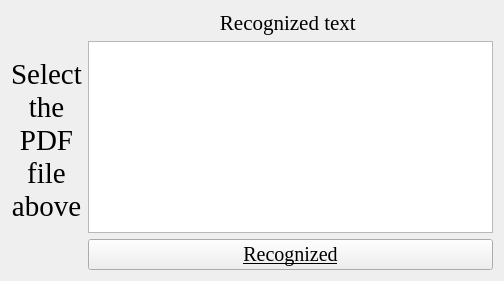
             <widget class="QWidget" name="page_pdf">
              <layout class="QHBoxLayout" name="horizontalLayout_7" stretch="1,7">
               <item>
                <widget class="QLabel" name="label_select_pdf_file">
                 <property name="font">
                  <font>
                   <family>Times New Roman</family>
                   <pointsize>22</pointsize>
                   <weight>50</weight>
                   <italic>false</italic>
                   <bold>false</bold>
                   <underline>false</underline>
                  </font>
                 </property>
                 <property name="layoutDirection">
                  <enum>Qt::LeftToRight</enum>
                 </property>
                 <property name="styleSheet">
                  <string notr="true">QLabel {
            transform: rotate(90deg); /* Поворачивает текст на 90 градусов */
            transform-origin: left bottom; /* Устанавливает точку поворота */
}</string>
                 </property>
                 <property name="text">
                  <string>&lt;html&gt;&lt;head/&gt;&lt;body&gt;&lt;p align=&quot;center&quot;&gt;Select the PDF file above&lt;/p&gt;&lt;/body&gt;&lt;/html&gt;</string>
                 </property>
                 <property name="scaledContents">
                  <bool>false</bool>
                 </property>
                 <property name="alignment">
                  <set>Qt::AlignCenter</set>
                 </property>
                 <property name="wordWrap">
                  <bool>true</bool>
                 </property>
                </widget>
               </item>
               <item>
                <layout class="QVBoxLayout" name="verticalLayout_13">
                 <item>
                  <widget class="QLabel" name="label_4">
                   <property name="font">
                    <font>
                     <family>Times New Roman</family>
                     <pointsize>16</pointsize>
                    </font>
                   </property>
                   <property name="text">
                    <string>Recognized text </string>
                   </property>
                   <property name="alignment">
                    <set>Qt::AlignCenter</set>
                   </property>
                  </widget>
                 </item>
                 <item>
                  <widget class="QTextEdit" name="text_edit_pdf">
                   <property name="readOnly">
                    <bool>true</bool>
                   </property>
                  </widget>
                 </item>
                 <item>
                  <widget class="QPushButton" name="but_recognition_pdf">
                   <property name="font">
                    <font>
                     <family>Times New Roman</family>
                     <pointsize>15</pointsize>
                     <underline>true</underline>
                    </font>
                   </property>
                   <property name="text">
                    <string>Recognized</string>
                   </property>
                   <property name="icon">
                    <iconset resource="icons.qrc">
                     <normaloff>:/feather/aperture.svg</normaloff>:/feather/aperture.svg</iconset>
                   </property>
                   <property name="iconSize">
                    <size>
                     <width>18</width>
                     <height>18</height>
                    </size>
                   </property>
                  </widget>
                 </item>
                </layout>
               </item>
              </layout>
             </widget>
